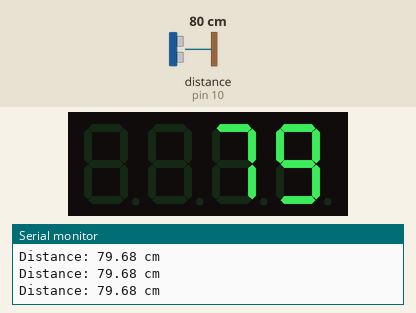
Recording of a sketch running on a simulated Arduino Uno, built with avr-gcc and run on an emulated ATmega328P. Shown: 4-digit seven-segment display, the last lines printed to the serial monitor. Wiring (inferred from the names in the program): ultrasonic range finder: trigger pin 9; echo pin 10. Inputs (shaded band) come from the test bench; at power-on: distance to the obstacle (sensor on pin 10) 80 cm. The echo pulse lasts 58.3 µs per cm.

Above: at 1.2 s.
1.3 s: distance to the obstacle (sensor on pin 10) set to 2 cm
At 2.0 s:
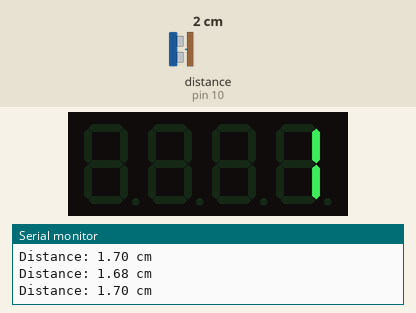
2.9 s: distance to the obstacle (sensor on pin 10) set to 60 cm
At 4.1 s:
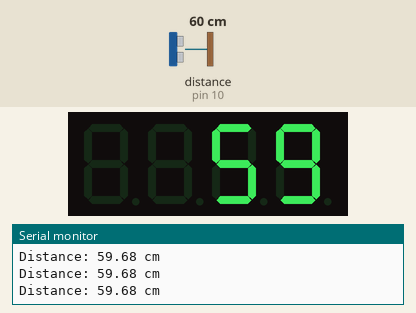
4.4 s: distance to the obstacle (sensor on pin 10) set to 4 cm
At 5.2 s:
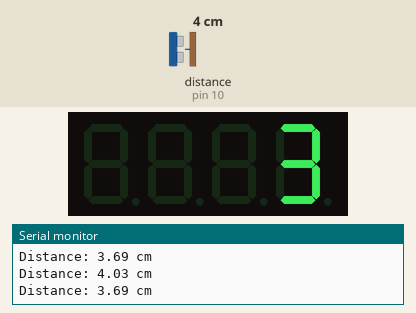
Timing chart, 0 to 7.4 s (numbered marks = the images above; inputs shaded):
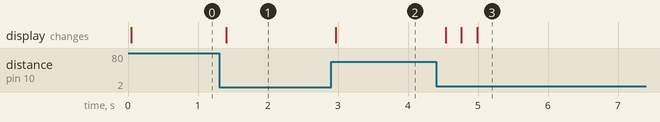

Measured:
- after the input at 1.3 s, the display: changes after 0.10 s (image 1)
- after the input at 2.9 s, the display: changes after 0.06 s (image 2)
- after the input at 4.4 s, the display: changes after 0.14 s (image 3)

The sketch:

Ultrasonic_Sensor.ino
```cpp
#include <TM1637Display.h>

// TM1637 Display Connections
#define CLK 2
#define DIO 3

TM1637Display display(CLK, DIO);

// HC-SR04 Sensor Connections
#define TRIG 9
#define ECHO 10

long duration;
float distance;

void setup() {

  pinMode(TRIG, OUTPUT);
  pinMode(ECHO, INPUT);

  display.setBrightness(7);
  display.clear();

  Serial.begin(9600);

}

void loop() {

  // Send ultrasonic trigger pulse
  digitalWrite(TRIG, LOW);
  delayMicroseconds(2);

  digitalWrite(TRIG, HIGH);
  delayMicroseconds(10);

  digitalWrite(TRIG, LOW);

  // Measure echo duration
  duration = pulseIn(ECHO, HIGH, 30000);

  // Check sensor response
  if (duration == 0) {

    display.showNumberDec(0, false);
    Serial.println("No echo detected");

  }
  else {

    // Calculate distance in centimeters
    distance = duration * 0.0343 / 2;

    // Display distance
    display.showNumberDec(
      (int)distance,
      false
    );

    // Serial Monitor output
    Serial.print("Distance: ");
    Serial.print(distance);
    Serial.println(" cm");

  }

  delay(200);

}
```
